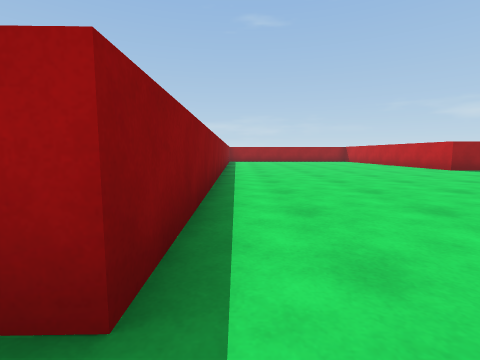
[1] (above)

16 first-person views from a walk through a scene from a Unity 3-D project. The camera is 0.62 m above the floor, tilts 6° down and sees 85° across. The floor is counted in squares, 1 m on a side. Each view is taken from the middle of a square. On the plan, view 1 faces up. The plan holds only what a view shows up to about 9 squares ahead; the rest is blank. The place goes on beyond the plan.

[2]
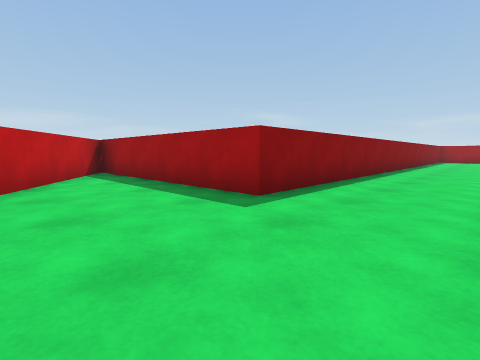

[3]
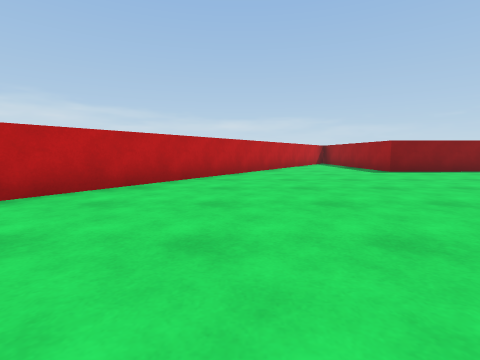

[4]
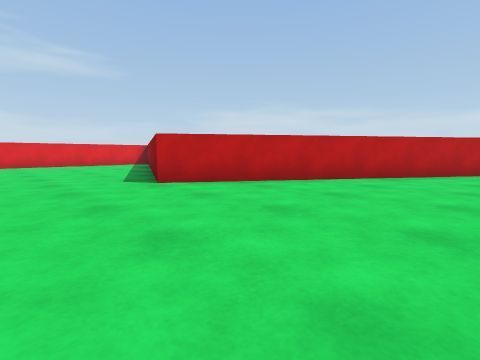

[5]
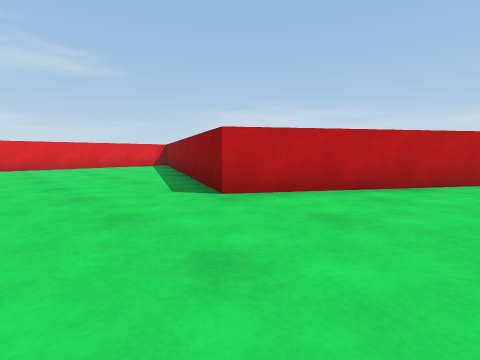

[6]
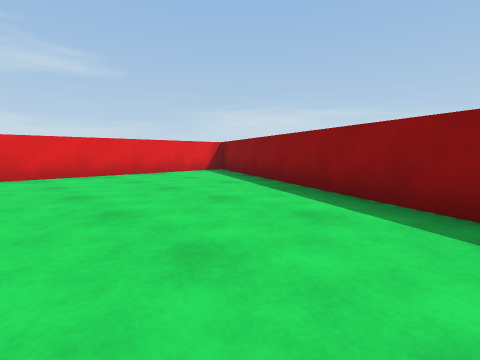

[7]
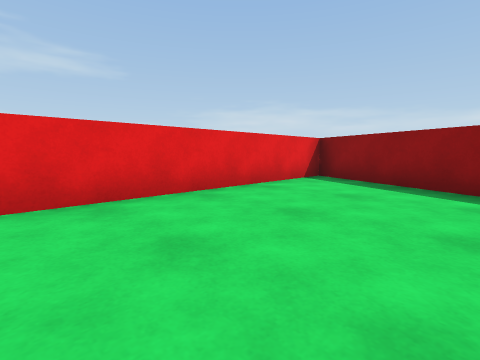

[8]
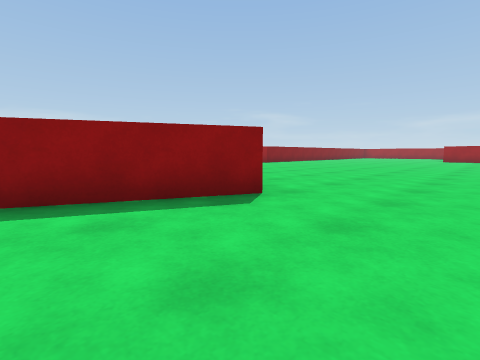

[9]
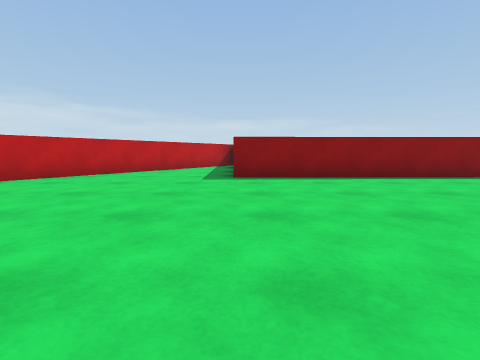

[10]
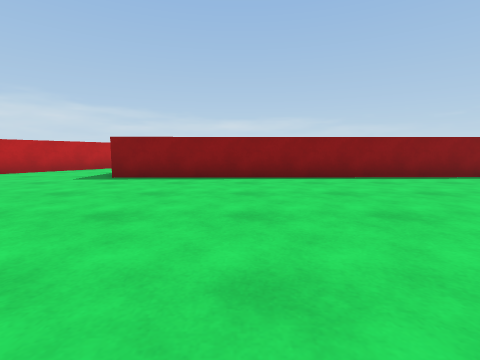

[11]
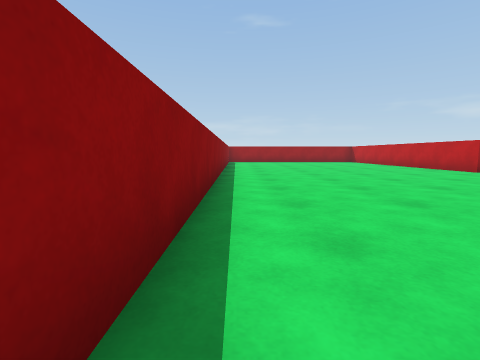

[12]
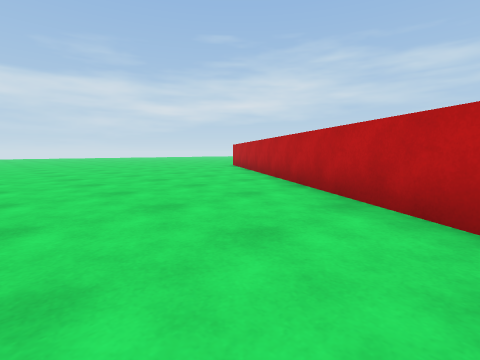

[13]
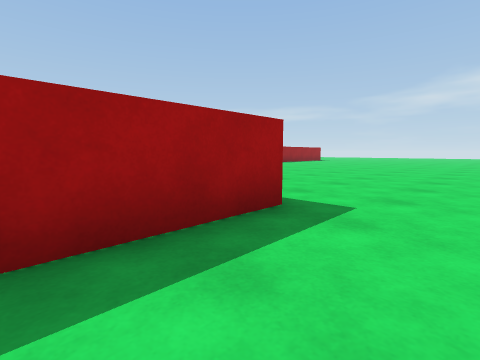

[14]
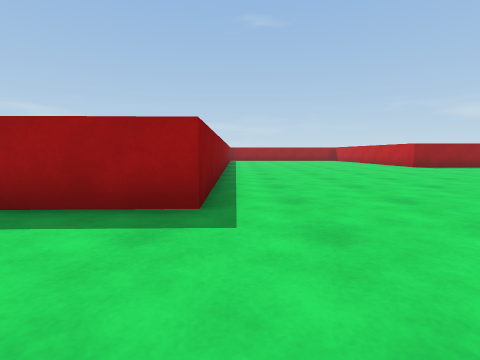

[15]
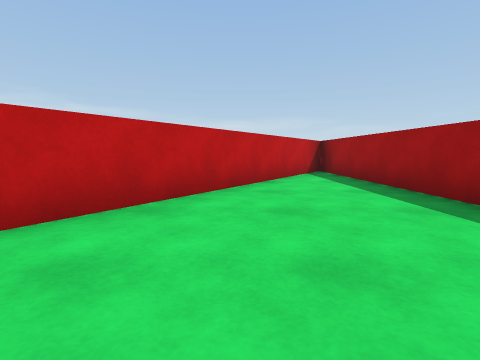

[16]
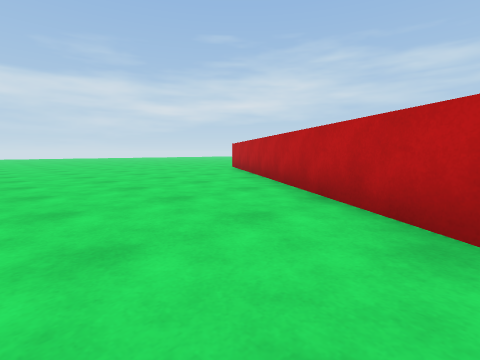

### Floor plan
Points are (right, up) in squares from view 1. A wall is a line through its corners. A room is listed if a view was taken in it or the views show most of it. See-through windows are left out.
Room 1 (views 1, 2, 3, 4, 5, 6, 7, 8, 9, 10, 11, 12, 13, 14, 15, 16)
walls: (7.3, 9) (7.3, 9.6); (-0.6, 9.6) (-0.4, 0.8) (-6.8, 0.7) (7.4, -8.9) (3.5, -17.5) (9.9, -17.5)

Where each view was taken, in squares from view 1:
view 1: 0 up, 0 right, facing up
view 2: 2 down, 2 right, facing up-left
view 3: 4 down, 8 right, facing left
view 4: 4 down, 10 right, facing down-left
view 5: 6 down, 10 right, facing down-left
view 6: 10 down, 10 right, facing down-left
view 7: 14 down, 10 right, facing down-left
view 8: 12 down, 10 right, facing up-left
view 9: 1 up, 6 right, facing left
view 10: 4 up, 6 right, facing left
view 11: 1 up, 0 right, facing up
view 12: 0 up, 2 left, facing down-right
view 13: 1 down, 3 left, facing up-right
view 14: 2 down, 0 right, facing up
view 15: 2 down, 2 right, facing left
view 16: 1 down, 1 left, facing down-right
